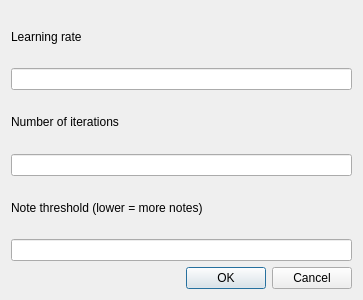
<ui version="4.0" >
 <class>Dialog</class>
 <widget class="QDialog" name="Dialog" >
  <property name="geometry" >
   <rect>
    <x>0</x>
    <y>0</y>
    <width>363</width>
    <height>300</height>
   </rect>
  </property>
  <property name="windowTitle" >
   <string>Options</string>
  </property>
  <layout class="QVBoxLayout" name="verticalLayout" >

   <item>
    <widget class="QLabel" name="label" >
     <property name="text" >
      <string>Learning rate</string>
     </property>
    </widget>
   </item>
   <item>
    <widget class="QLineEdit" name="learnRateBox">
    </widget>
   </item>

   <item>
    <widget class="QLabel" name="label" >
     <property name="text" >
      <string>Number of iterations</string>
     </property>
    </widget>
   </item>
   <item>
    <widget class="QLineEdit" name="nIterBox">
    </widget>
   </item>

   <item>
    <widget class="QLabel" name="label" >
     <property name="text" >
      <string>Note threshold (lower = more notes)</string>
     </property>
    </widget>
   </item>
   <item>
    <widget class="QLineEdit" name="thresholdBox">
    </widget>
   </item>

   <item>
    <widget class="QDialogButtonBox" name="buttonBox" >
     <property name="standardButtons" >
      <set>QDialogButtonBox::Cancel|QDialogButtonBox::Ok</set>
     </property>
    </widget>
   </item>
  </layout>
 </widget>
 <resources/>
 <connections>
  <connection>
   <sender>buttonBox</sender>
   <signal>accepted()</signal>
   <receiver>Dialog</receiver>
   <slot>accept()</slot>
  </connection>
  <connection>
   <sender>buttonBox</sender>
   <signal>rejected()</signal>
   <receiver>Dialog</receiver>
   <slot>reject()</slot>
  </connection>
 </connections>
</ui>
